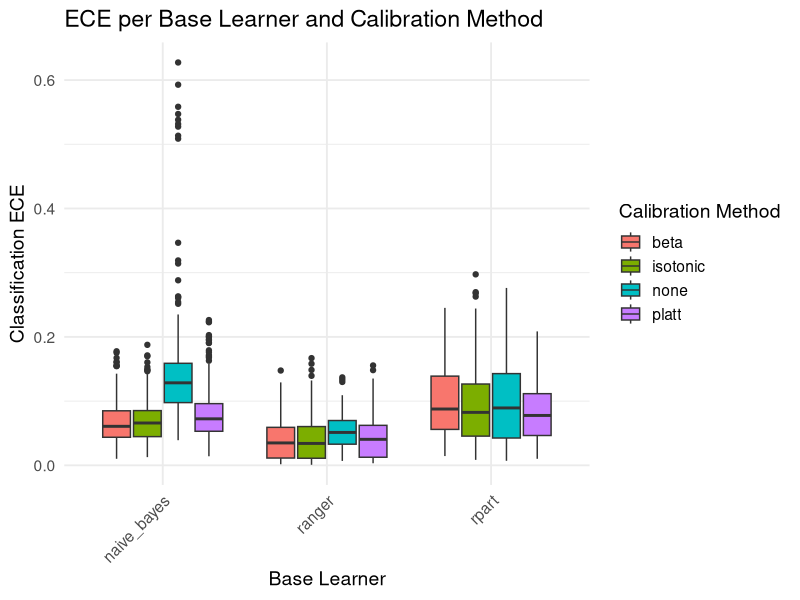
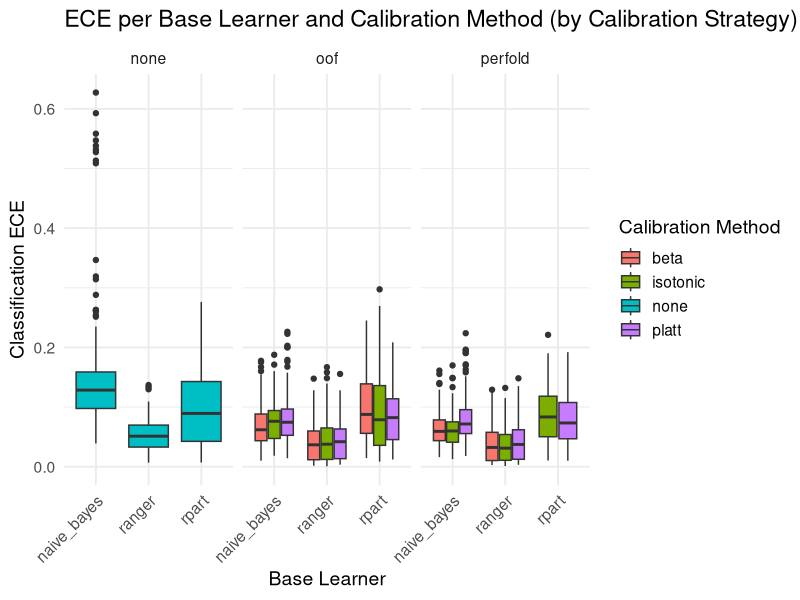
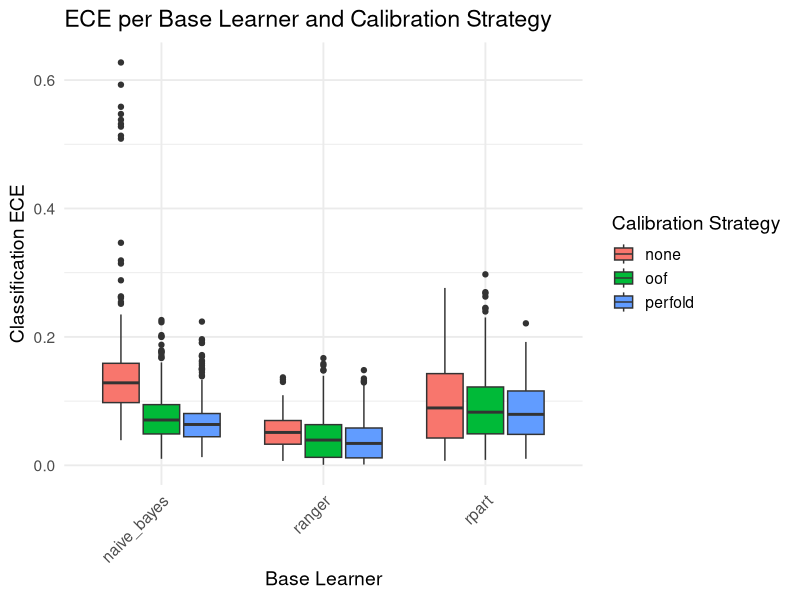
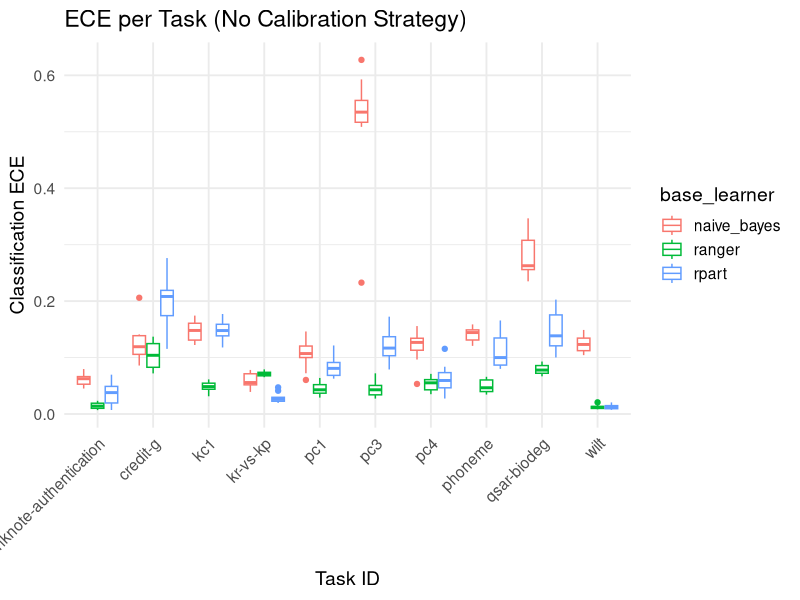
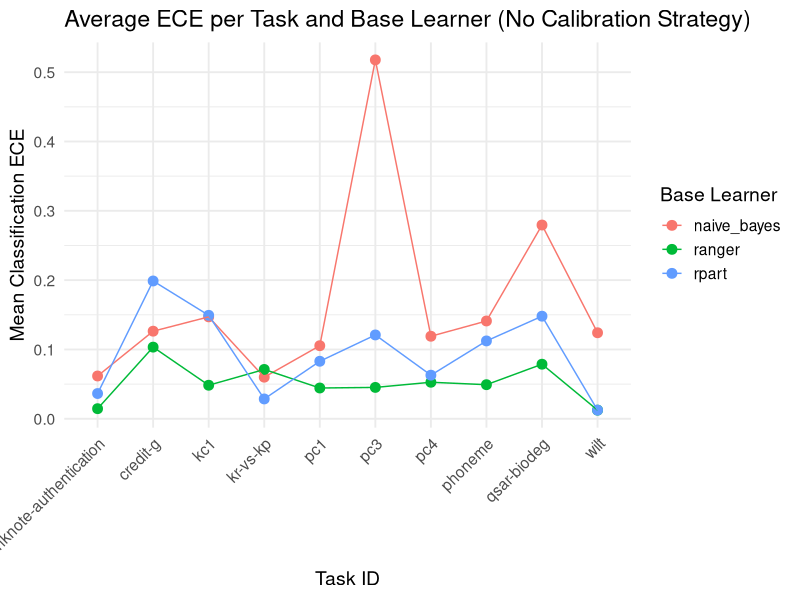
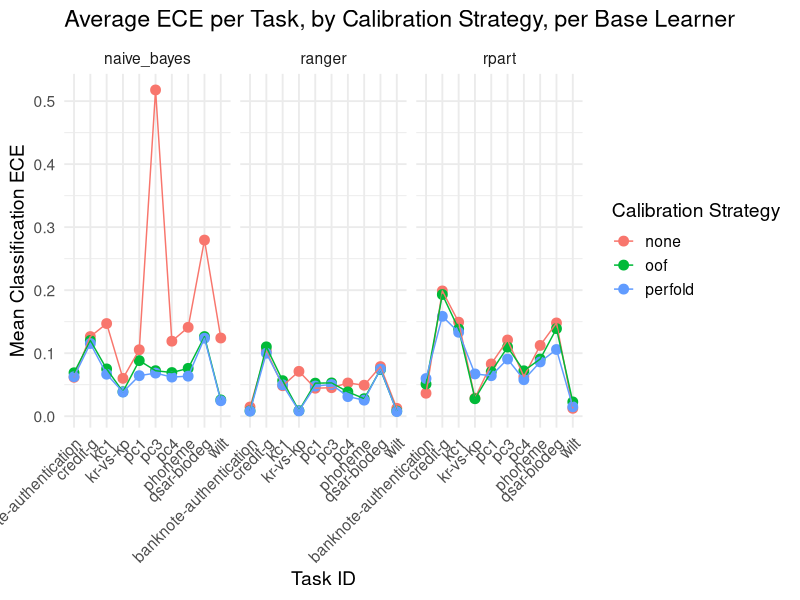
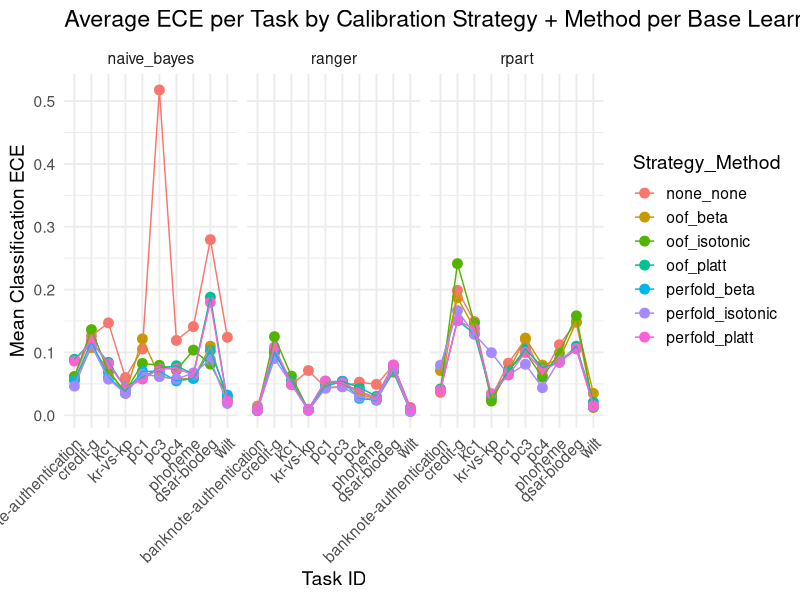

Write the R code that produced these figures, in order.
## ---- chunk 1
bmrdt_measured <- read.csv("bmrdt_measured.csv")
## ---- chunk 2
library(data.table)
library(ggplot2)

ggplot(bmrdt_measured, aes(x = base_learner, y = classif.ece, fill = calibration_method)) +
  geom_boxplot() +
  theme_minimal(base_size = 14) +
  labs(
    x = "Base Learner",
    y = "Classification ECE",
    fill = "Calibration Method",
    title = "ECE per Base Learner and Calibration Method"
  ) +
  theme(axis.text.x = element_text(angle = 45, hjust = 1))
## ---- chunk 3
ggplot(bmrdt_measured, aes(x = base_learner, y = classif.ece, fill = calibration_method)) +
  geom_boxplot() +
  facet_wrap(~ calibration_strategy, scales = "fixed") +
  theme_minimal(base_size = 14) +
  labs(
    x = "Base Learner",
    y = "Classification ECE",
    fill = "Calibration Method",
    title = "ECE per Base Learner and Calibration Method (by Calibration Strategy)"
  ) +
  theme(axis.text.x = element_text(angle = 45, hjust = 1))

## ---- chunk 4
ggplot(bmrdt_measured, aes(x = base_learner, y = classif.ece, fill = calibration_strategy)) +
  geom_boxplot() +
  theme_minimal(base_size = 14) +
  labs(
    x = "Base Learner",
    y = "Classification ECE",
    fill = "Calibration Strategy",
    title = "ECE per Base Learner and Calibration Strategy"
  ) +
  theme(axis.text.x = element_text(angle = 45, hjust = 1))

## ---- chunk 5
library(data.table)
ggplot(
  subset(bmrdt_measured, calibration_strategy == "none"),
  aes(x = task_id, y = classif.ece, color = base_learner)
) +
  geom_boxplot() +
  theme_minimal(base_size = 14) +
  labs(
    x = "Task ID",
    y = "Classification ECE",
    fill = "Base Learner",
    title = "ECE per Task (No Calibration Strategy)"
  ) +
  theme(axis.text.x = element_text(angle = 45, hjust = 1))

## ---- chunk 6
# Aggregate ECE per task_id and base_learner where calibration_strategy is none
library(dplyr)

plotdt <- bmrdt_measured %>%
  filter(calibration_strategy == "none") %>%
  group_by(task_id, base_learner) %>%
  summarise(mean_ece = mean(classif.ece, na.rm = TRUE), .groups = "drop")


# Scatter plot of averaged ECE
ggplot(plotdt, aes(x = task_id, y = mean_ece, color = base_learner, group = base_learner)) +
  geom_point(size = 3) +
  geom_line() +  # optional: connect points per base_learner
  theme_minimal(base_size = 14) +
  labs(
    x = "Task ID",
    y = "Mean Classification ECE",
    color = "Base Learner",
    title = "Average ECE per Task and Base Learner (No Calibration Strategy)"
  ) +
  theme(axis.text.x = element_text(angle = 45, hjust = 1))

## ---- chunk 7
# Aggregate mean ECE per task_id, base_learner, and calibration_strategy
plotdt <- bmrdt_measured %>%
  group_by(task_id, base_learner, calibration_strategy) %>%
  summarise(mean_ece = mean(classif.ece, na.rm = TRUE), .groups = "drop")


# Scatter plot with facets for each base learner
ggplot(plotdt, aes(x = task_id, y = mean_ece, color = calibration_strategy, group = calibration_strategy)) +
  geom_point(size = 3) +
  geom_line() +
  facet_wrap(~ base_learner, scales = "free_x") +
  theme_minimal(base_size = 14) +
  labs(
    x = "Task ID",
    y = "Mean Classification ECE",
    color = "Calibration Strategy",
    title = "Average ECE per Task, by Calibration Strategy, per Base Learner"
  ) +
  theme(axis.text.x = element_text(angle = 45, hjust = 1))

## ---- chunk 8
# Aggregate mean ECE per task_id, base_learner, calibration_strategy, and calibration_method
plotdt <- bmrdt_measured %>%
  group_by(task_id, base_learner, calibration_strategy, calibration_method) %>%
  summarise(mean_ece = mean(classif.ece, na.rm = TRUE), .groups = "drop")


# Create a combined factor for coloring
plotdt <- plotdt %>%
  mutate(strategy_method = paste(calibration_strategy, calibration_method, sep = "_"))


# Scatter plot with facets per base learner
ggplot(plotdt, aes(x = task_id, y = mean_ece, color = strategy_method, group = strategy_method)) +
  geom_point(size = 3) +
  geom_line() +
  facet_wrap(~ base_learner, scales = "free_x") +
  theme_minimal(base_size = 14) +
  labs(
    x = "Task ID",
    y = "Mean Classification ECE",
    color = "Strategy_Method",
    title = "Average ECE per Task by Calibration Strategy + Method per Base Learner"
  ) +
  theme(axis.text.x = element_text(angle = 45, hjust = 1))
